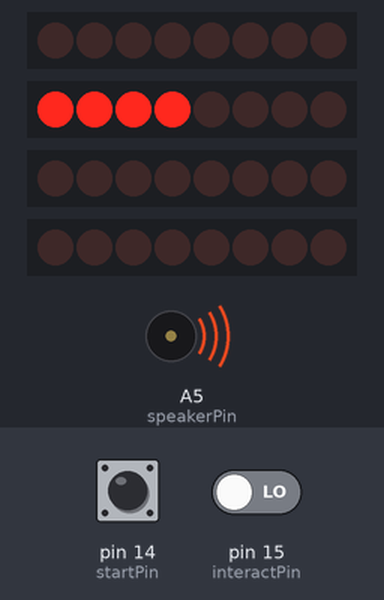
This sketch was run on a simulated Arduino Uno, built with avr-gcc and run on an emulated ATmega328P. Parts: 4 × 8 shift-register outputs drawn as a row of LEDs (first output left, lit = HIGH), buzzer (waves = sounding). Wiring (inferred from the names in the program): 4 × shift register (74HC595): data pin 10, shift clock pin 8, latch pin 9 / data pin 13, shift clock pin 11, latch pin 12 / data pin 7, shift clock pin 5, latch pin 6 / data pin 4, shift clock pin 2, latch pin 3. Wiring (inferred from the signals the program sends): 4 × row of LEDs: on Q0, Q1, Q2, Q3, Q4, Q5, Q6, Q7 / on Q0, Q1, Q2, Q3, Q4, Q5, Q6, Q7 / on Q0, Q1, Q2, Q3, Q4, Q5, Q6, Q7 / on Q0, Q1, Q2, Q3, Q4, Q5, Q6, Q7. The inputs (shaded band) are chosen by the test bench; at power-on: pin 14 (startPin) LOW, pin 15 (interactPin) LOW. Random numbers use the default seed unless the sketch sets one.

Above: at 1.2 s.
1.3 s: pin 14 (startPin) pulled HIGH for 0.15 s
At 4.29 s:
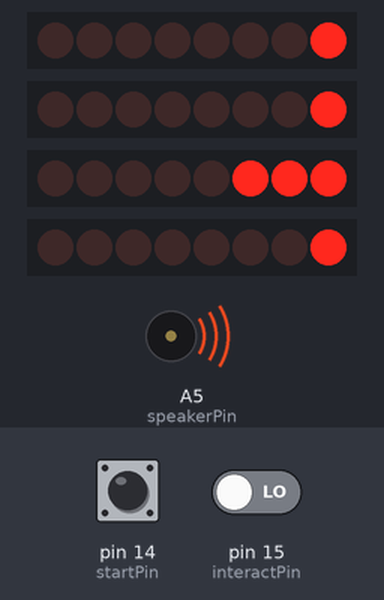
4.3 s: pin 14 (startPin) pulsed HIGH 2 times (0.12 s each, 0.3 s apart)
At 7.1 s:
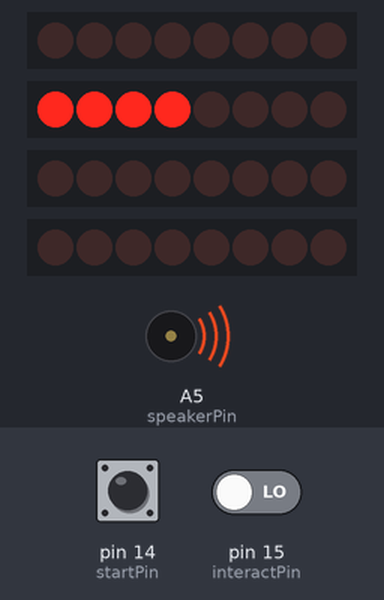
7.3 s: pin 15 (interactPin) driven HIGH
At 8.5 s:
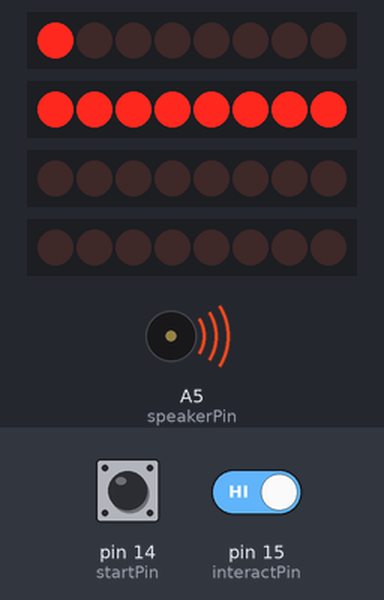
10.3 s: pin 14 (startPin) pulled HIGH for 1 s
At 13.28 s:
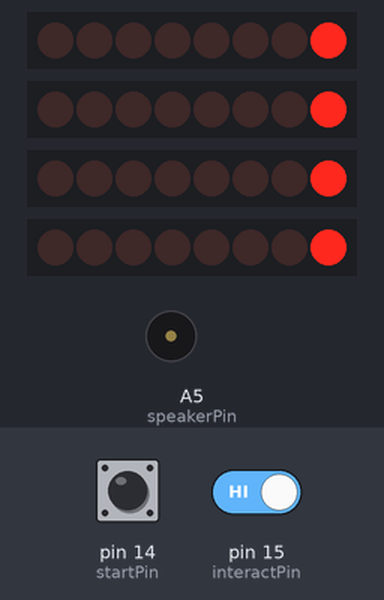
13.5 s: pin 14 (startPin) pulled HIGH for 3.2 s
At 16.8 s:
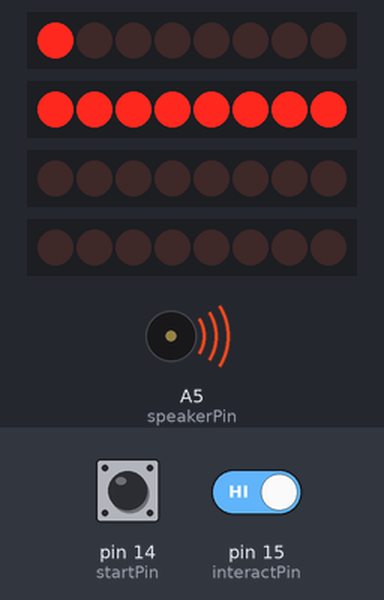
18.2 s: pin 14 (startPin) pulled HIGH for 0.15 s
At 18.39 s:
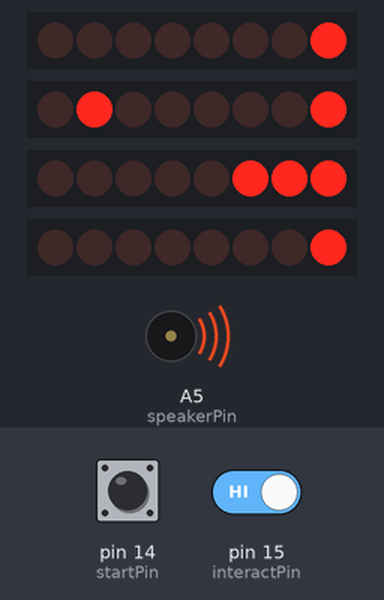
Timing chart, 0 to 22.3 s (numbered marks = the images above; inputs shaded):
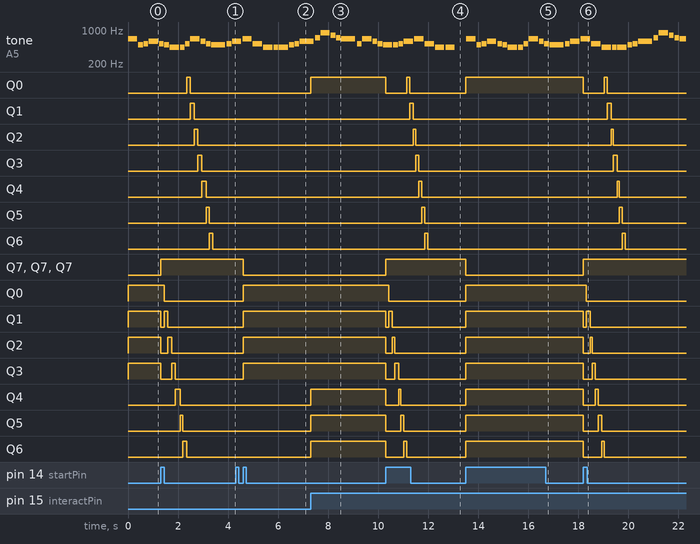

Measured:
- after the input at 1.3 s, Q0: LOW → HIGH after 1.0 s, → LOW 0.15 s later; Q1: LOW → HIGH after 1.2 s, → LOW 0.14 s later; Q2: LOW → HIGH after 1.3 s, → LOW 0.15 s later; Q3: LOW → HIGH after 1.5 s, → LOW 0.15 s later; Q4: LOW → HIGH after 1.6 s, → LOW 0.18 s later
- after the input at 7.3 s, Q0, Q4–7: LOW → HIGH at once
- after the input at 10.3 s, Q0: HIGH → LOW at once, → HIGH 0.84 s later, → LOW 0.12 s later; Q1: LOW → HIGH after 0.96 s, → LOW 0.14 s later; Q2: LOW → HIGH after 1.1 s, → LOW 0.10 s later; Q3: LOW → HIGH after 1.2 s, → LOW 0.12 s later; Q4: LOW → HIGH after 1.3 s, → LOW 0.12 s later
- after the input at 13.5 s, Q0, Q0–6: LOW → HIGH at once; Q7, Q7, Q7: HIGH → LOW at once
- after the input at 18.2 s, Q0: HIGH → LOW at once, → HIGH 0.84 s later, → LOW 0.12 s later; Q1: LOW → HIGH after 0.96 s, → LOW 0.14 s later; Q2: LOW → HIGH after 1.1 s, → LOW 0.10 s later; Q3: LOW → HIGH after 1.2 s, → LOW 0.15 s later; Q4: LOW → HIGH after 1.4 s, → LOW 0.09 s later
- by itself, tone on A5 (speakerPin): plays 659 Hz for 0.37 s, 494 Hz for 0.19 s, 523 Hz for 0.19 s, 587 Hz for 0.37 s, 523 Hz for 0.19 s, 494 Hz for 0.19 s … (16 notes in this stretch)

The sketch:

main.ino
```cpp
// (licence header left out)
#define GS4 415
#define A4  440
#define B4  494
#define C5  523
#define CS5 554
#define D5  587
#define E5  659
#define F5  698
#define FS5 740
#define G5  784
#define GS5 831
#define A5  880
#define REST 0

// Constants
const int dataPins[4] = {13, 10, 7, 4};
const int latchPins[4] = {12, 9, 6, 3};
const int clockPins[4] = {11, 8, 5, 2};
const int startPin = 14;
const int interactPin = 15;
const int seedPin = 18;
const int speakerPin = 19;

const int scoreAnimationSpeed = 3000;

const int speeds[7] = {150, 120, 95, 75, 60, 50, 40};
const int difficultyLeds[7][4] = {
  {
    240, 0, 0, 0
  },
  {
    255, 128, 0, 0
  },
  {
    255, 248, 0, 0
  },
  {
    255, 255, 192, 0
  },
  {
    255, 255, 252, 0
  },
  {
    255, 255, 255, 224
  },
  {
    255, 255, 255, 255
  }
};

// Melodies
const int tetrisMelody[] = {
  E5, 4,  B4,8,  C5,8,  D5,4,  C5,8,  B4,8,
  A4, 4,  A4,8,  C5,8,  E5,4,  D5,8,  C5,8,
  B4, -4,  C5,8,  D5,4,  E5,4,
  C5, 4,  A4,4,  A4,8,  A4,4,  B4,8,  C5,8,

  D5, -4,  F5,8,  A5,4,  G5,8,  F5,8,
  E5, -4,  C5,8,  E5,4,  D5,8,  C5,8,
  B4, 4,  B4,8,  C5,8,  D5,4,  E5,4,
  C5, 4,  A4,4,  A4,4, REST, 4,

  E5, 4,  B4,8,  C5,8,  D5,4,  C5,8,  B4,8,
  A4, 4,  A4,8,  C5,8,  E5,4,  D5,8,  C5,8,
  B4, -4,  C5,8,  D5,4,  E5,4,
  C5, 4,  A4,4,  A4,8,  A4,4,  B4,8,  C5,8,

  D5, -4,  F5,8,  A5,4,  G5,8,  F5,8,
  E5, -4,  C5,8,  E5,4,  D5,8,  C5,8,
  B4, 4,  B4,8,  C5,8,  D5,4,  E5,4,
  C5, 4,  A4,4,  A4,4, REST, 4,

  E5,2,  C5,2,
  D5,2,   B4,2,
  C5,2,   A4,2,
  GS4,2,  B4,4,  REST,8,
  E5,2,   C5,2,
  D5,2,   B4,2,
  C5,4,   E5,4,  A5,2,
  GS5,2,
};
const int tetrisTempo = 144;

const int neverGonneGiveYouUpMelody[] = {
  D5,-4, E5,-4, A4,4, //1
  E5,-4, FS5,-4, A5,16, G5,16, FS5,8,
  D5,-4, E5,-4, A4,2,
  A4,16, A4,16, B4,16, D5,8, D5,16,

  A4,16, A4,16, B4,16, D5,8, D5,16,
  REST,4, B4,8, CS5,8, D5,8, D5,8, E5,8, CS5,-8,
  B4,16, A4,2, REST,4,

  REST,8, B4,8, B4,8, CS5,8, D5,8, B4,4, A4,8, //7
  A5,8, REST,8, A5,8, E5,-4, REST,4,
  B4,8, B4,8, CS5,8, D5,8, B4,8, D5,8, E5,8, REST,8,
  REST,8, CS5,8, B4,8, A4,-4, REST,4,
  REST,8, B4,8, B4,8, CS5,8, D5,8, B4,8, A4,4,
  E5,8, E5,8, E5,8, FS5,8, E5,4, REST,4,

  D5,2, E5,8, FS5,8, D5,8, //13
  E5,8, E5,8, E5,8, FS5,8, E5,4, A4,4,
  REST,2, B4,8, CS5,8, D5,8, B4,8,
  REST,8, E5,8, FS5,8, E5,-4, A4,16, B4,16, D5,16, B4,16,
  FS5,-8, FS5,-8, E5,-4, A4,16, B4,16, D5,16, B4,16,

  E5,-8, E5,-8, D5,-8, CS5,16, B4,-8, A4,16, B4,16, D5,16, B4,16, //18
  D5,4, E5,8, CS5,-8, B4,16, A4,8, A4,8, A4,8,
  E5,4, D5,2, A4,16, B4,16, D5,16, B4,16,
  FS5,-8, FS5,-8, E5,-4, A4,16, B4,16, D5,16, B4,16,
  A5,4, CS5,8, D5,-8, CS5,16, B4,8, A4,16, B4,16, D5,16, B4,16,

  D5,4, E5,8, CS5,-8, B4,16, A4,4, A4,8,  //23
  E5,4, D5,2, REST,4,
  REST,8, B4,8, D5,8, B4,8, D5,8, E5,4, REST,8,
  REST,8, CS5,8, B4,8, A4,-4, REST,4,
  REST,8, B4,8, B4,8, CS5,8, D5,8, B4,8, A4,4,
  REST,8, A5,8, A5,8, E5,8, FS5,8, E5,8, D5,8,

  REST,8, A4,8, B4,8, CS5,8, D5,8, B4,8, //29
  REST,8, CS5,8, B4,8, A4,-4, REST,4,
  B4,8, B4,8, CS5,8, D5,8, B4,8, A4,4, REST,8,
  REST,8, E5,8, E5,8, FS5,4, E5,-4,
  D5,2, D5,8, E5,8, FS5,8, E5,4,
  E5,8, E5,8, FS5,8, E5,8, A4,8, A4,4,

  REST,-4, A4,8, B4,8, CS5,8, D5,8, B4,8, //35
  REST,8, E5,8, FS5,8, E5,-4, A4,16, B4,16, D5,16, B4,16,
  FS5,-8, FS5,-8, E5,-4, A4,16, B4,16, D5,16, B4,16,
  E5,-8, E5,-8, D5,-8, CS5,16, B4,8, A4,16, B4,16, D5,16, B4,16,
  D5,4, E5,8, CS5,-8, B4,16, A4,4, A4,8,

   E5,4, D5,2, A4,16, B4,16, D5,16, B4,16, //40
  FS5,-8, FS5,-8, E5,-4, A4,16, B4,16, D5,16, B4,16,
  A5,4, CS5,8, D5,-8, CS5,16, B4,8, A4,16, B4,16, D5,16, B4,16,
  D5,4, E5,8, CS5,-8, B4,16, A4,4, A4,8,
  E5,4, D5,2, A4,16, B4,16, D5,16, B4,16,

  FS5,-8, FS5,-8, E5,-4, A4,16, B4,16, D5,16, B4,16, //45
  A5,4, CS5,8, D5,-8, CS5,16, B4,8, A4,16, B4,16, D5,16, B4,16,
  D5,4, E5,8, CS5,-8, B4,16, A4,4, A4,8,
  E5,4, D5,2, A4,16, B4,16, D5,16, B4,16,
  FS5,-8, FS5,-8, E5,-4, A4,16, B4,16, D5,16, B4,16, //45
};
const int neverGonnaGiveYouUpTempo = 114;

const int* melodies[] = {
  tetrisMelody, neverGonneGiveYouUpMelody
};
const int tempos[] = {
  tetrisTempo, neverGonnaGiveYouUpTempo
};
const int musicNotes[] = {99, 310};

// Misc Vars
int currentMelodyTempo = 0;
int musicDivider = 0;
int noteDuration = 0;
int wholenote = (60000 * 4) / tempos[currentMelodyTempo];
int currentNote = 0;

unsigned long score = 1;
unsigned long scoreAddition = 1;
int state = 0;
int difficulty = 0;
bool clockwise = true;

int currentLed = 0;
unsigned long currentTime = millis();

int targetLed = random(8, 27);
int targetLedS = targetLed + 1;

int startState = 0;
int lastStartState = 0;
int interactState = 0;
int lastInteractState = 0;

unsigned long gameRunLR = 0;
unsigned long musicPlayLR = 0;
int convertResult[4] = {0, 0, 0, 0};
int scoreResult[4] = {0, 0, 0, 0};

// Resets state variables for a fresh game
void resetGame() {
  score = 0;
  clockwise = true;

  currentLed = 0;

  targetLed = random(8, 27);
  targetLedS = targetLed + 1;
}

// reset music state
void resetMusic() {
  musicDivider = 0;
  noteDuration = 1000;
  wholenote = (60000 * 4) / tempos[currentMelodyTempo];
  currentNote = 0;
  if (currentMelodyTempo == 0) {
    currentMelodyTempo = 1;
  } else {
    currentMelodyTempo = 0;
  }
}

// Setup for starting LED screen and pin output.
void setup() {
  Serial.begin(9600); // delete this after debugging
  for (int i = 0; i < 4; i++) {
    pinMode(dataPins[i], OUTPUT);
    pinMode(latchPins[i], OUTPUT);
    pinMode(clockPins[i], OUTPUT);
  }
  pinMode(startPin, INPUT);
  pinMode(interactPin, INPUT);
  pinMode(speakerPin, OUTPUT);

  randomSeed(analogRead(seedPin));
  renderDifficulty();
}

void playMusic() {
  if (currentTime - musicPlayLR >= noteDuration) {
    // stop any tones
    // noTone(speakerPin);
    // calculates the duration of each note
    musicDivider = melodies[currentMelodyTempo][currentNote + 1];
    if (musicDivider > 0) {
      // regular note, just proceed
      noteDuration = wholenote / musicDivider;
    } else if (musicDivider < 0) {
      // dotted notes are represented with negative durations!!
      noteDuration = wholenote / abs(musicDivider);
      noteDuration *= 1.5; // increases the duration in half for dotted notes
    }

    // we only play the note for 90% of the duration, leaving 10% as a pause
    tone(speakerPin, melodies[currentMelodyTempo][currentNote], noteDuration * 0.9);

    musicPlayLR = currentTime;
    currentNote += 2;

    // we can avoid race conditions since it's single core
    if (currentNote / 2 >= musicNotes[currentMelodyTempo]) {
      resetMusic();
    }
  }
}

// Just generates new values for targets a minimum of 5 leds away.
void generateTargets(int current) {
  targetLed = random(current + 5, current + 24) % 28;
  targetLedS = (targetLed + 1) % 28;
}

// Custom power function that starts from power 1 instead of 0.
int customPower(int exponent) {
  int result = 2;
  for (int i = 0; i < exponent; i++) {
    result *= 2;
  }
  return result;
}

// Returning pointer to array of 4 results used to convert LED positions.
int* convert(int* leds) {
  int binary[4][7] = {
    {0, 0, 0, 0, 0, 0, 0},
    {0, 0, 0, 0, 0, 0, 0},
    {0, 0, 0, 0, 0, 0, 0},
    {0, 0, 0, 0, 0, 0, 0},
  };

  for (int i = 0; i <= sizeof(leds) / sizeof(leds[0]) + 1; i++) {
    int bitShifter = leds[i] / 7;
    int bit = leds[i] % 7;
    binary[bitShifter][bit] = 1;
  }

  for (int i = 0; i < 4; i++) {
    int decimal = 255;
    for (int j = 0 ; j < 7 ; j++) {
      if (binary[i][j] == 0) {
        decimal -= customPower(6 - j);
      }
    }
    convertResult[i] = decimal;
  }

  return convertResult;
}

// Essentially daisy chaining a 28 bit output
int* scoreConvert(long scoreTemp) {
  int binary[4][7] = {
    {0, 0, 0, 0, 0, 0, 0},
    {0, 0, 0, 0, 0, 0, 0},
    {0, 0, 0, 0, 0, 0, 0},
    {0, 0, 0, 0, 0, 0, 0},
  };

  // max 128 per thing
  int arr[24];
  int counter = 0;

  while (scoreTemp != 0) {
		arr[counter] = scoreTemp % 2;
		counter++;
		scoreTemp /= 2;
	}

  for (int i = counter - 1; i >= 0; i--) {
    if (arr[i] == 1) {
      int bitShifter = i / 7;
      int bit = i % 7;
      binary[bitShifter][bit] = 1;
    }
  }

  for (int i = 0; i < 4; i++) {
    int decimal = 255;
    for (int j = 0 ; j < 7 ; j++) {
      if (binary[i][j] == 0) {
        decimal -= customPower(6 - j);
      }
    }
    scoreResult[i] = decimal;
  }

  return scoreResult;
}

// Shift out the data to the set bitShifter
void shiftOut(byte dataOut, int bitShifter) {
  // Shift out 8 bits LSB first, on rising edge of clock
  boolean pinState;
  // Clear shift register ready for sending data
  digitalWrite(dataPins[bitShifter], LOW);
  digitalWrite(clockPins[bitShifter], LOW);
  // For each bit in dataOut send out a bit
  for (int i = 0; i <= 7; i++) {
    // Set clockPin to LOW prior to sending bit
    digitalWrite(clockPins[bitShifter], LOW);
    // If the value of DataOut and (logical AND) a bitmask are true, set pinState to 1 (HIGH)
    if (dataOut & (1 << i)) {
      pinState = HIGH;
    } else {
      pinState = LOW;
    }
    // Sets dataPin to HIGH or LOW depending on pinState
    digitalWrite(dataPins[bitShifter], pinState);
    // Send bit out on rising edge of clock
    digitalWrite(clockPins[bitShifter], HIGH);
  }
  // Stop shifting out data
  digitalWrite(clockPins[bitShifter], LOW);
}

// Clears all Led's of state (not really, explained later)
void clearLeds() {
  for (int i = 0; i < 4; i++) {
    digitalWrite(latchPins[i], LOW);
    shiftOut(1, i);
    digitalWrite(latchPins[i], HIGH);
  }
}

// Specific rendering for difficulty at the start of the game.
void renderDifficulty() {
  for (int i = 0; i < 4; i++) {
    digitalWrite(latchPins[i], LOW);
    shiftOut(difficultyLeds[difficulty][i], i);
    digitalWrite(latchPins[i], HIGH);
  }
}

// Game run iteration func
void gameRun() {
  if (currentTime - gameRunLR >= speeds[difficulty] - score) {
    if (clockwise) {
      if (currentLed == (targetLedS + 1) % 28) {
        state++;
        score *= difficulty;
      }
    } else {
      if (currentLed == (targetLedS - 1) % 28) {
        state++;
        score *= difficulty;
      }
    }

    int toConvert[] = {currentLed, targetLed, targetLedS};
    int* converted = convert(toConvert);

    for (int i = 0; i < 4; i++) {
      // Set latchPin low to allow data flow
      digitalWrite(latchPins[i], LOW);

      shiftOut(converted[i], i);
      // Set latchPin to high to lock and send data
      digitalWrite(latchPins[i], HIGH);
    }

    if (clockwise) {
      currentLed++;
      currentLed %= 28;
    } else {
      if (currentLed == 0) {
        currentLed = 27;
      } else {
        currentLed --;
      }
    }

    gameRunLR = currentTime;
  }

  if (!lastInteractState && interactState) {
    if (currentLed == targetLed || currentLed == targetLedS) {
      score++;
      scoreAddition++;
      clockwise = !clockwise;
      generateTargets(currentLed);
    } else {
      state++;
      score *= difficulty;
      return;
    }
  }
}

// Gameover score display iterator
void gameOver() {
  int* converted = scoreConvert(score);

  for (int i = 0; i < 4; i++) {
    // Set latchPin low to allow data flow
    digitalWrite(latchPins[i], LOW);

    shiftOut(converted[i], i);
    // Set latchPin to high to lock and send data
    digitalWrite(latchPins[i], HIGH);
  }
}

// Main synchronous loop
void loop() {
  currentTime = millis();
  startState = digitalRead(startPin);
  interactState = digitalRead(interactPin);

  playMusic();

  if (state == 0) {
    if (!lastInteractState && interactState) {
      difficulty++;
      difficulty %= 7;
      renderDifficulty();
    }
    if (!lastStartState && startState) {
      state++;
    }
  } else if (state == 1)
  {
    gameRun();
  } else if (state == 2) {
    gameOver();
    if (!lastStartState && startState) {
      state++;
      renderDifficulty();
      resetGame();
    }
    if (!lastInteractState && interactState) {
      resetMusic();
    }
  } else {
    state = 0;
  }

  lastStartState = startState;
  lastInteractState = interactState;
}
```
